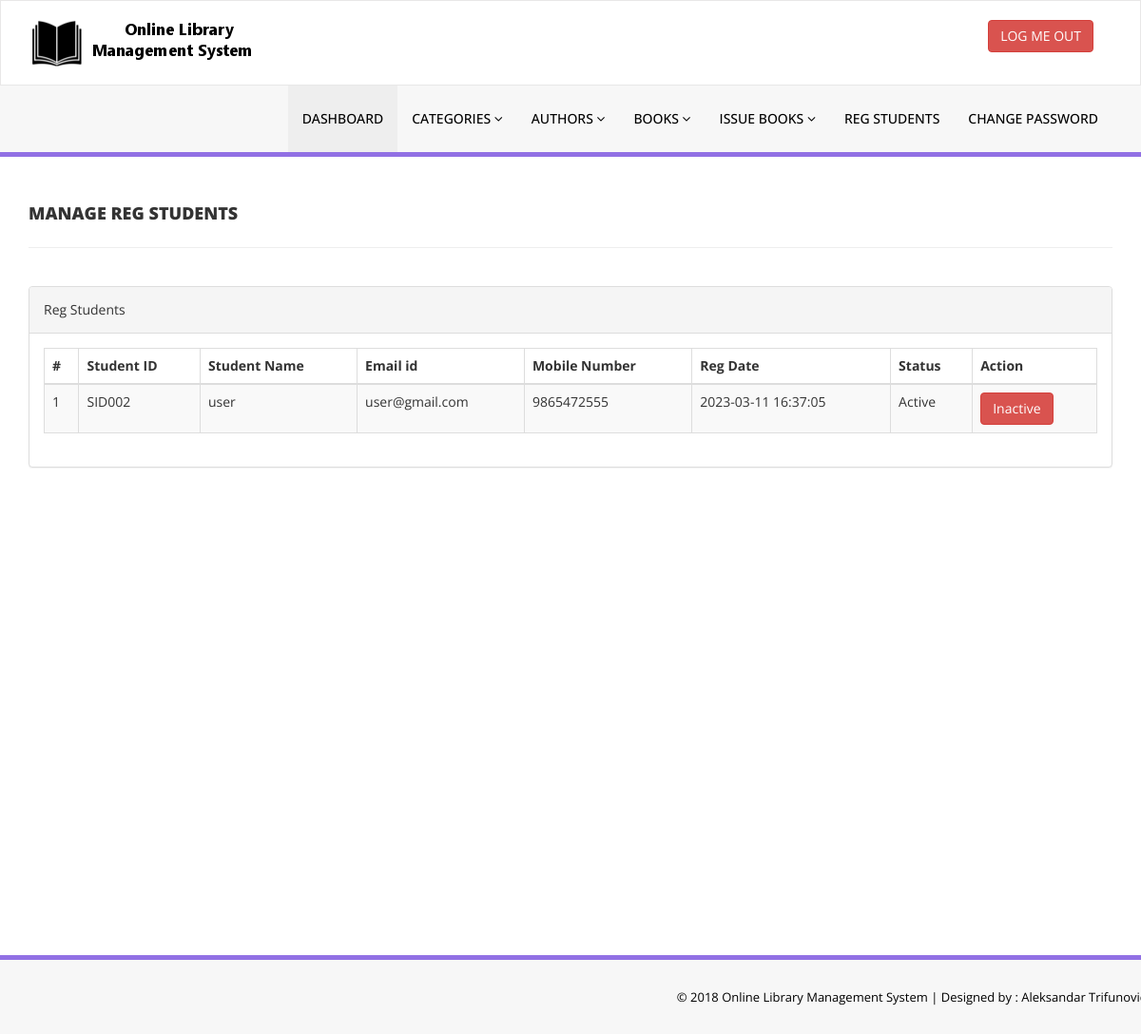
The app's page /admin/reg-students.php (signed in) with its own data.
### tables this page shows
CREATE TABLE `tblstudents` (
  `id` int(11) NOT NULL,
  `StudentId` varchar(100) DEFAULT NULL,
  `FullName` varchar(120) DEFAULT NULL,
  `EmailId` varchar(120) DEFAULT NULL,
  `MobileNumber` char(11) DEFAULT NULL,
  `Password` varchar(120) DEFAULT NULL,
  `Status` int(1) DEFAULT NULL,
  `RegDate` timestamp NULL DEFAULT current_timestamp(),
  `UpdationDate` timestamp NULL DEFAULT NULL ON UPDATE current_timestamp()
);

### admin/reg-students.php (the view, shortened to what this page needs)
<?php
include('includes/config.php');
if(strlen($_SESSION['alogin'])==0)
    {
header('location:index.php');
}
else{
    ?>
<!DOCTYPE html>
<html xmlns="http://www.w3.org/1999/xhtml">
<head>
    <link href="assets/css/bootstrap.css" rel="stylesheet" />
    <link href="assets/css/font-awesome.css" rel="stylesheet" />
    <link href="assets/js/dataTables/dataTables.bootstrap.css" rel="stylesheet" />
    <link href="assets/css/style.css" rel="stylesheet" />
</head>
<body>
<?php include('includes/header.php');?>
    <div class="content-wrapper">
         <div class="container">
        <div class="row pad-botm">
            <div class="col-md-12">
                <h4 class="header-line">Manage Reg Students</h4>
    </div>
        </div>
            <div class="row">
                <div class="col-md-12">
                    <div class="panel panel-default">
                        <div class="panel-heading">
                          Reg Students
                        </div>
                        <div class="panel-body">
                            <div class="table-responsive">
                                <table class="table table-striped table-bordered table-hover" id="dataTables-example">
                                    <thead>
                                        <tr>
                                            <th>#</th>
                                            <th>Student ID</th>
                                            <th>Student Name</th>
                                            <th>Email id </th>
                                            <th>Mobile Number</th>
                                            <th>Reg Date</th>
                                            <th>Status</th>
                                            <th>Action</th>
                                        </tr>
                                    </thead>
                                    <tbody>
<?php $sql = "SELECT * from tblstudents";
$query = $dbh -> prepare($sql);
$query->execute();
$results=$query->fetchAll(PDO::FETCH_OBJ);
$cnt=1;
if($query->rowCount() > 0)
{
foreach($results as $result)
{               ?>
                                        <tr class="odd gradeX">
                                            <td class="center"><?php echo htmlentities($cnt);?></td>
                                            <td class="center"><?php echo htmlentities($result->StudentId);?></td>
                                            <td class="center"><?php echo htmlentities($result->FullName);?></td>
                                            <td class="center"><?php echo htmlentities($result->EmailId);?></td>
                                            <td class="center"><?php echo htmlentities($result->MobileNumber);?></td>
                                             <td class="center"><?php echo htmlentities($result->RegDate);?></td>
                                            <td class="center"><?php if($result->Status==1)
                                            {
                                                echo htmlentities("Active");
                                            } else {
                                            echo htmlentities("Blocked");
}
                                            ?></td>
                                            <td class="center">
<?php if($result->Status==1)
 {?>
<a href="reg-students.php?inid=<?php echo htmlentities($result->id);?>" onclick="return confirm('Are you sure you want to block this student?');"" >  <button class="btn btn-danger"> Inactive</button>
<?php } else {?>
                                            <a href="reg-students.php?id=<?php echo htmlentities($result->id);?>" onclick="return confirm('Are you sure you want to active this student?');""><button class="btn btn-primary"> Active</button>
                                            <?php } ?>
                                            </td>
                                        </tr>
 <?php $cnt=$cnt+1;}} ?>
                                    </tbody>
                                </table>
                            </div>
                        </div>
                    </div>
                </div>
            </div>
    </div>
    </div>
  <?php include('includes/footer.php');?>
</body>
</html>
<?php } ?>

### admin/assets/css/style.css (style rules this page uses)
.content-wrapper { margin-top: 40px; min-height:800px; padding-bottom:90px; }
.header-line { font-weight:900; padding-bottom:25px; border-bottom:1px solid #eeeeee; text-transform:uppercase; }
.pad-botm { padding-bottom:30px; }

### records on screen
tblstudents: StudentId "SID002", FullName "user", EmailId "user@gmail.com", MobileNumber "9865472555", RegDate "2023-03-11 16:37:05"
